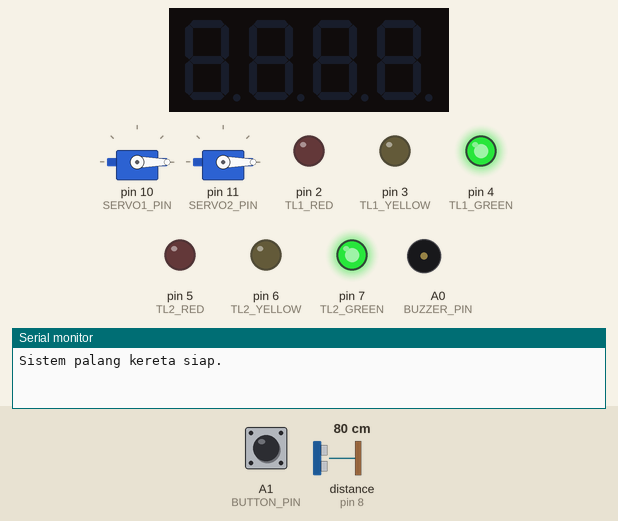
Bench run of a sketch on a simulated Arduino Uno, built with avr-gcc and run on an emulated ATmega328P. Parts: 2 × servo, 4-digit seven-segment display, output pins drawn as LEDs (lit = HIGH), buzzer (waves = sounding), the last lines printed to the serial monitor. Wiring (inferred from the names in the program): ultrasonic range finder: trigger pin 9; echo pin 8. The inputs (shaded band) are chosen by the test bench; at power-on: distance to the obstacle (sensor on pin 8) 80 cm, A1 (BUTTON_PIN) HIGH. The echo pulse lasts 58.3 µs per cm; pins used as bus, display or sensor lines are not drawn.

Above: at 1.2 s.
1.3 s: distance to the obstacle (sensor on pin 8) set to 18 cm
2.8 s: distance to the obstacle (sensor on pin 8) set to 14 cm
At 6.4 s:
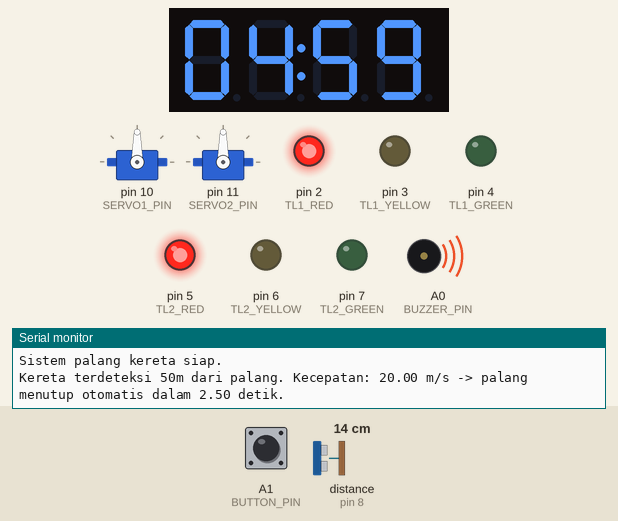
At 6.78 s:
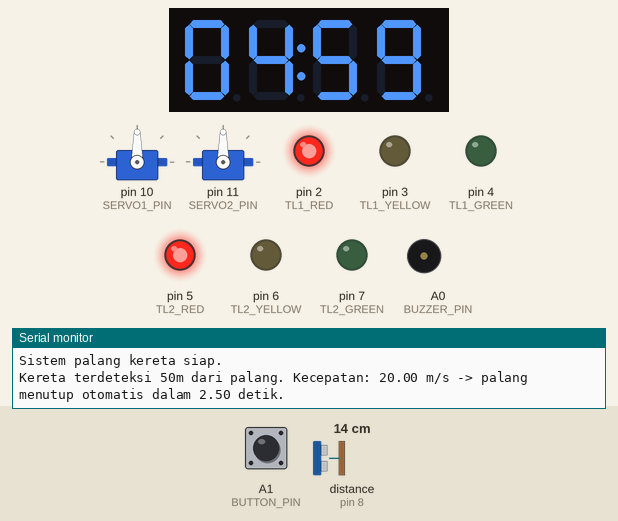
Timing chart, 0 to 14.0 s (numbered marks = the images above; inputs shaded):
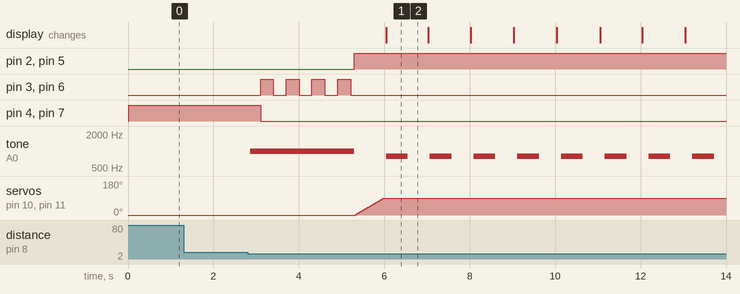

The sketch:

arduino_uno_palang_kereta.ino
```cpp
/*
  PALANG PINTU KERETA API OTOMATIS 2 BIDANG - ARDUINO UNO
  ----------------------------------------------------------
  Fungsi:
  - Mendeteksi kereta via HC-SR04 (atau tombol manual untuk simulasi)
  - Sensor mewakili titik 50 meter sebelum perlintasan (JARAK_SENSOR_KE_PALANG)
  - Waktu peringatan sebelum palang menutup DIHITUNG OTOMATIS dari
    jarak (50m) dibagi kecepatan kereta -> waktu = jarak / kecepatan
  - Kecepatan kereta bisa diubah dari dashboard IoT (dikirim ESP8266 -> Arduino
    dengan format "SET_SPEED:<m/s>")
  - Mengontrol 2 traffic light (merah-kuning-hijau)
  - Menggerakkan 2 servo sebagai palang
  - Menampilkan hitung mundur waktu lintas kereta (5 menit) di TM1637
  - Membunyikan buzzer sebagai alarm
  - Mengirim status ke ESP8266 via SoftwareSerial untuk ditampilkan di web dashboard

  Library yang dibutuhkan (install via Library Manager):
  - Servo.h            (bawaan Arduino IDE)
  - TM1637Display       (by Avishorp)
  - SoftwareSerial.h    (bawaan Arduino IDE)

  CATATAN PENTING:
  HC-SR04 jangkauan fisiknya hanya ±4 meter, jadi "50 meter" di sini adalah
  PARAMETER SKALA/KONSEP untuk perhitungan waktu -- begitu sensor mendeteksi
  objek (mewakili kereta baru masuk radius 50m), sistem langsung menghitung
  mundur waktu tempuh berdasarkan kecepatan kereta, bukan mengukur jarak 50m
  secara literal.
*/

#include <Servo.h>
#include <TM1637Display.h>
#include <SoftwareSerial.h>

// ---------------- PIN MAPPING ----------------
#define TRIG_PIN      9
#define ECHO_PIN      8

#define TL1_RED       2
#define TL1_YELLOW    3
#define TL1_GREEN     4

#define TL2_RED       5
#define TL2_YELLOW    6
#define TL2_GREEN     7

#define SERVO1_PIN    10   // SG90  - palang bidang 1
#define SERVO2_PIN    11   // MG90S - palang bidang 2

#define TM1637_CLK    12
#define TM1637_DIO    13

#define BUZZER_PIN    A0
#define BUTTON_PIN    A1

#define ESP_RX        A2   // terhubung ke TX ESP8266
#define ESP_TX        A3   // terhubung ke RX ESP8266 (WAJIB via voltage divider 5V->3.3V)

// ---------------- OBJECTS ----------------
Servo servo1;
Servo servo2;
TM1637Display display(TM1637_CLK, TM1637_DIO);
SoftwareSerial espSerial(ESP_RX, ESP_TX);

// ---------------- KONSTANTA ----------------
const int JARAK_DETEKSI        = 15;        // cm, jarak deteksi objek/kereta (fisik sensor)
const unsigned long WAKTU_LINTAS = 300000UL; // 5 menit dalam milidetik
const int SERVO_BUKA  = 0;
const int SERVO_TUTUP = 90;
const unsigned long MIN_WARNING_MS = 2000UL; // batas bawah waktu peringatan (jaga2 kecepatan tinggi)

// Jarak konseptual sensor ke titik palang (meter) & kecepatan kereta (m/s)
// Kecepatan bisa diubah realtime dari dashboard IoT: "SET_SPEED:<m/s>"
const float JARAK_SENSOR_KE_PALANG = 50.0;
float kecepatanKereta = 20.0; // default 20 m/s (~72 km/jam), bisa diganti via IoT

// ---------------- STATE MACHINE ----------------
enum State { IDLE, WARNING, CLOSING, CROSSING, OPENING };
State state = IDLE;

unsigned long stateTimer      = 0;
unsigned long crossingStart   = 0;
unsigned long warningDuration = 3000; // dihitung ulang tiap deteksi kereta (jarak/kecepatan)
bool buzzerState              = false;
unsigned long lastBuzzerToggle= 0;
bool blinkState                = false;
unsigned long lastBlinkToggle  = 0;
unsigned long lastReportTime   = 0;

void setup() {
  Serial.begin(9600);
  espSerial.begin(9600);

  pinMode(TRIG_PIN, OUTPUT);
  pinMode(ECHO_PIN, INPUT);

  pinMode(TL1_RED, OUTPUT); pinMode(TL1_YELLOW, OUTPUT); pinMode(TL1_GREEN, OUTPUT);
  pinMode(TL2_RED, OUTPUT); pinMode(TL2_YELLOW, OUTPUT); pinMode(TL2_GREEN, OUTPUT);

  pinMode(BUZZER_PIN, OUTPUT);
  pinMode(BUTTON_PIN, INPUT_PULLUP);

  servo1.attach(SERVO1_PIN);
  servo2.attach(SERVO2_PIN);
  servo1.write(SERVO_BUKA);
  servo2.write(SERVO_BUKA);

  display.setBrightness(5);
  display.clear();

  setLampuHijau();
  Serial.println(F("Sistem palang kereta siap."));
}

void loop() {
  switch (state) {
    case IDLE:      handleIdle();      break;
    case WARNING:   handleWarning();   break;
    case CLOSING:   handleClosing();   break;
    case CROSSING:  handleCrossing();  break;
    case OPENING:   handleOpening();   break;
  }
}

// ---------------- DETEKSI KERETA ----------------
bool keretaTerdeteksi() {
  digitalWrite(TRIG_PIN, LOW);
  delayMicroseconds(2);
  digitalWrite(TRIG_PIN, HIGH);
  delayMicroseconds(10);
  digitalWrite(TRIG_PIN, LOW);

  long durasi = pulseIn(ECHO_PIN, HIGH, 30000);
  int jarak = durasi * 0.034 / 2;

  bool tombolDitekan = (digitalRead(BUTTON_PIN) == LOW);

  return (jarak > 0 && jarak < JARAK_DETEKSI) || tombolDitekan;
}

// ---------------- STATE HANDLERS ----------------
void handleIdle() {
  bacaPerintahESP(); // cek jika ada update kecepatan dari dashboard IoT

  if (keretaTerdeteksi()) {
    state = WARNING;
    stateTimer = millis();
    lastBlinkToggle = millis();

    // Hitung waktu tempuh: waktu = jarak / kecepatan (detik) -> ms
    unsigned long waktuTempuhMs = (unsigned long)((JARAK_SENSOR_KE_PALANG / kecepatanKereta) * 1000.0);
    if (waktuTempuhMs < MIN_WARNING_MS) waktuTempuhMs = MIN_WARNING_MS;
    warningDuration = waktuTempuhMs;

    Serial.print(F("Kereta terdeteksi 50m dari palang. Kecepatan: "));
    Serial.print(kecepatanKereta);
    Serial.print(F(" m/s -> palang menutup otomatis dalam "));
    Serial.print(warningDuration / 1000.0);
    Serial.println(F(" detik."));

    sendStatus("WARNING", warningDuration / 1000);
  }
}

void handleWarning() {
  // Lampu kuning berkedip selama warningDuration (dihitung dari jarak/kecepatan)
  if (millis() - lastBlinkToggle > 300) {
    blinkState = !blinkState;
    lastBlinkToggle = millis();
    digitalWrite(TL1_YELLOW, blinkState);
    digitalWrite(TL2_YELLOW, blinkState);
    digitalWrite(TL1_RED, LOW); digitalWrite(TL1_GREEN, LOW);
    digitalWrite(TL2_RED, LOW); digitalWrite(TL2_GREEN, LOW);
  }
  tone(BUZZER_PIN, 1000);

  if (millis() - stateTimer > warningDuration) {
    noTone(BUZZER_PIN);
    setLampuMerah();
    state = CLOSING;
  }
}

// Membaca perintah dari ESP8266, misal: "SET_SPEED:15.5"
void bacaPerintahESP() {
  if (espSerial.available()) {
    String line = espSerial.readStringUntil('\n');
    line.trim();
    if (line.startsWith("SET_SPEED:")) {
      float nilai = line.substring(10).toFloat();
      if (nilai > 0) {
        kecepatanKereta = nilai;
        Serial.print(F("Kecepatan kereta diubah menjadi: "));
        Serial.print(kecepatanKereta);
        Serial.println(F(" m/s"));
      }
    }
  }
}

void handleClosing() {
  for (int pos = SERVO_BUKA; pos <= SERVO_TUTUP; pos += 2) {
    servo1.write(pos);
    servo2.write(pos);
    delay(15);
  }
  state = CROSSING;
  crossingStart = millis();
  lastReportTime = millis();
  sendStatus("CROSSING", WAKTU_LINTAS / 1000);
}

void handleCrossing() {
  unsigned long elapsed = millis() - crossingStart;
  long sisaDetik = (WAKTU_LINTAS - elapsed) / 1000;
  if (sisaDetik < 0) sisaDetik = 0;

  tampilkanCountdown(sisaDetik);

  // Buzzer beep intermiten
  if (millis() - lastBuzzerToggle > 500) {
    lastBuzzerToggle = millis();
    buzzerState = !buzzerState;
    if (buzzerState) tone(BUZZER_PIN, 800); else noTone(BUZZER_PIN);
  }

  // Kirim update status ke ESP8266 tiap 5 detik
  if (millis() - lastReportTime > 5000) {
    lastReportTime = millis();
    sendStatus("CROSSING", sisaDetik);
  }

  if (elapsed >= WAKTU_LINTAS) {
    noTone(BUZZER_PIN);
    state = OPENING;
  }
}

void handleOpening() {
  for (int pos = SERVO_TUTUP; pos >= SERVO_BUKA; pos -= 2) {
    servo1.write(pos);
    servo2.write(pos);
    delay(15);
  }
  setLampuHijau();
  display.clear();
  sendStatus("IDLE", 0);
  Serial.println(F("Kereta telah lewat. Palang dibuka."));
  state = IDLE;
}

// ---------------- HELPER ----------------
void setLampuMerah() {
  digitalWrite(TL1_RED, HIGH); digitalWrite(TL1_YELLOW, LOW); digitalWrite(TL1_GREEN, LOW);
  digitalWrite(TL2_RED, HIGH); digitalWrite(TL2_YELLOW, LOW); digitalWrite(TL2_GREEN, LOW);
}

void setLampuHijau() {
  digitalWrite(TL1_RED, LOW); digitalWrite(TL1_YELLOW, LOW); digitalWrite(TL1_GREEN, HIGH);
  digitalWrite(TL2_RED, LOW); digitalWrite(TL2_YELLOW, LOW); digitalWrite(TL2_GREEN, HIGH);
}

void tampilkanCountdown(long detik) {
  int menit = detik / 60;
  int sisaDetik = detik % 60;
  int nilai = menit * 100 + sisaDetik;
  display.showNumberDecEx(nilai, 0b01000000, true); // format MM:SS dengan titik dua di tengah
}

void sendStatus(String status, long sisaDetik) {
  espSerial.print("STATUS:");
  espSerial.print(status);
  espSerial.print(":");
  espSerial.println(sisaDetik);
}
```

Measured:
- the behaviour switches between 16 and 15 cm on distance to the obstacle (sensor on pin 8) (found by bisection; images 0 and 1)
- after the input at 1.3 s, every drawn part: stays the same
- after the input at 2.8 s, pin 2 (TL1_RED): LOW → HIGH after 2.5 s; pin 3 (TL1_YELLOW): alternates HIGH for 0.30 s and LOW for 0.30 s, 8 changes in all, then stays LOW, starting after 0.30 s
